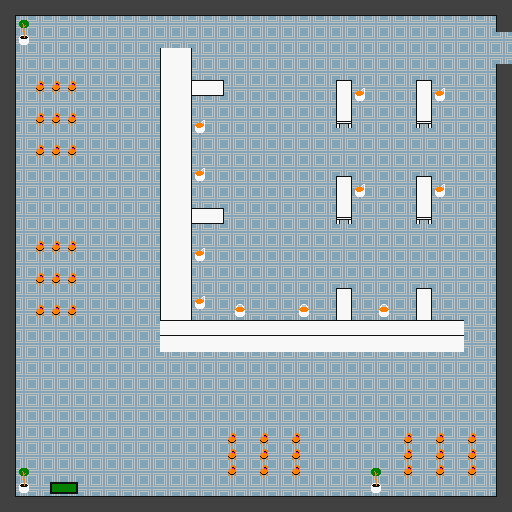

The image is a tile-based game level rendered from a .tmx file. Its description and source (layers, tilesets, objects; grid data summarised) follow:
An orthogonal 32x32 tile map with 16x16 px tiles, 3 tile layers (base_layer, back_layer, front_layer), 3 hidden layers not drawn, 2 tilesets.

<map version="1.2" tiledversion="1.2.1" orientation="orthogonal" renderorder="right-down" width="32" height="32" tilewidth="16" tileheight="16" infinite="0" nextlayerid="8" nextobjectid="2">
 <tileset firstgid="1" source="stage2_bg_tileset.tsx" />
 <tileset firstgid="257" source="area_tileset.tsx" />
 <layer id="1" name="base_layer" width="32" height="32" locked="1">
  <data>[1024 cells, 1024 non-empty, 1 distinct tile ids]</data>
 </layer>
 <layer id="2" name="back_layer" width="32" height="32" locked="1">
  <data>[1024 cells, 66 non-empty, 9 distinct tile ids]</data>
 </layer>
 <layer id="3" name="front_layer" width="32" height="32" locked="1">
  <data>[1024 cells, 214 non-empty, 16 distinct tile ids]</data>
 </layer>
 <layer id="5" name="object_layer" width="32" height="32" visible="0" locked="1">
  <data>[1024 cells, 19 non-empty, 17 distinct tile ids]</data>
 </layer>
 <layer id="6" name="area_layer" width="32" height="32" visible="0" locked="1">
  <data>[1024 cells, 810 non-empty, 15 distinct tile ids]</data>
 </layer>
 <layer id="7" name="connect_layer" width="32" height="32" visible="0" locked="1">
  <data>[1024 cells, 34 non-empty, 34 distinct tile ids]</data>
 </layer>
</map>
